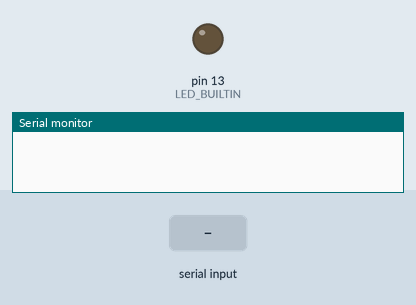
A sketch run on a simulated Arduino Uno, built with avr-gcc and run on an emulated ATmega328P. Shown: output pins drawn as LEDs (lit = HIGH), the last lines printed to the serial monitor. The inputs (shaded band) are chosen by the test bench.

Above: at 1.2 s.
1.3 s: "LED_ON\n" received over Serial
At 2.5 s:
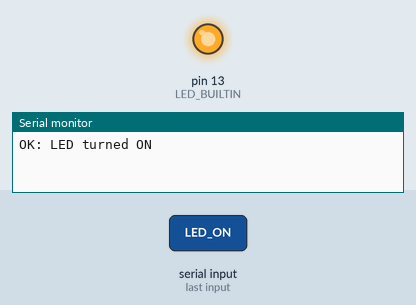
4.3 s: "LED_OFF\n" received over Serial
At 4.8 s:
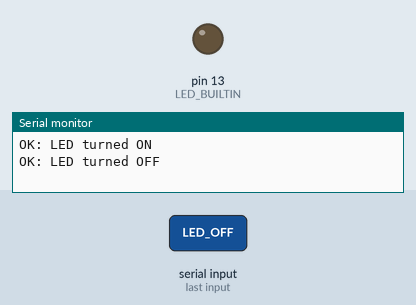
Timing chart, 0 to 7.3 s (numbered marks = the images above; inputs shaded):
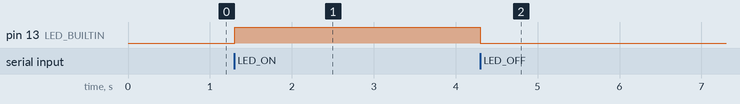

Measured:
- after the input at 1.3 s, pin 13 (LED_BUILTIN): LOW → HIGH at once
- after the input at 4.3 s, pin 13 (LED_BUILTIN): HIGH → LOW at once

The sketch:

teensy_main.ino
```cpp
#include <Arduino.h>

String inputBuffer = "";

void parseCommand(String command) {
  command.trim(); // Remove leading/trailing whitespace & line endings

  if (command.equalsIgnoreCase("PING")) {
    Serial.println("PONG");
  }
  else if (command.equalsIgnoreCase("LED_ON")) {
    digitalWrite(LED_BUILTIN, HIGH);
    Serial.println("OK: LED turned ON");
  }
  else if (command.equalsIgnoreCase("LED_OFF")) {
    digitalWrite(LED_BUILTIN, LOW);
    Serial.println("OK: LED turned OFF");
  }
  else {
    Serial.print("ERR: Unknown Command -> ");
    Serial.println(command);
  }
}

void setup() {
  Serial.begin(115200);
  pinMode(LED_BUILTIN, OUTPUT);
}

void loop() {
  while (Serial.available() > 0) {
    char incomingChar = Serial.read();

    if (incomingChar == '\n' || incomingChar == '\r') {
      if (inputBuffer.length() > 0) {
        parseCommand(inputBuffer);
        inputBuffer = ""; // Reset buffer after parsing
      }
    } else {
      inputBuffer += incomingChar;
    }
  }
}
```
